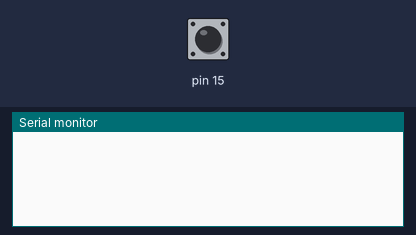
Recording of a sketch running on a simulated Arduino Uno, built with avr-gcc and run on an emulated ATmega328P. Shown: the last lines printed to the serial monitor. The inputs (shaded band) are chosen by the test bench; at power-on: pin 15 LOW.

Above: at 1.2 s.
1.3 s: pin 15 pulsed HIGH 2 times (0.12 s each, 0.3 s apart)
At 2.4 s:
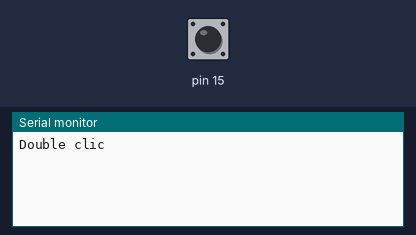
3.4 s: pin 15 pulsed HIGH 5 times (0.12 s each, 0.3 s apart)
At 6.2 s:
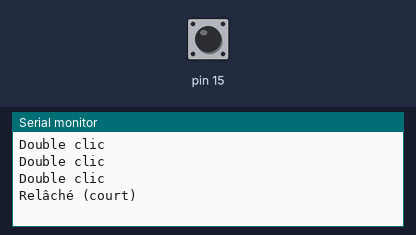

Measured:
- after the input at 1.3 s, the serial monitor: prints a new line after 0.47 s (image 1)
- after the input at 3.4 s, the serial monitor: prints a new line after 1.8 s (image 2)

The sketch:

TestTypeButton.ino
```cpp
#include <Arduino.h>
#include "MyButton.h"

const int GPIO_BUTTON_TO_USE = 15;
#define MYBUTTON_NO_CLICK 0
#define MYBUTTON_SHORT_CLICK 2
#define MYBUTTON_LONG_CLICK 3
#define MYBUTTON_DOUBLE_CLICK 4
#define DebounceDelay 50
#define LongPressDuration 1000
#define DoubleClickMaxDelay 400

MyButton button(GPIO_BUTTON_TO_USE, MYBUTTON_NO_CLICK);

void setup() {
  Serial.begin(9600);
  button.setButtonDebounceDelay(DebounceDelay);
  button.setButtonLongPressDuration(LongPressDuration);
  button.setButtonDoubleClickMaxDelay(DoubleClickMaxDelay);
}

void loop() {
  int action = button.checkMyButton();
  switch (action) {
    case MYBUTTON_SHORT_CLICK:
      Serial.println("Relâché (court)");
      break;
    case MYBUTTON_LONG_CLICK:
      Serial.println("Appui long ");
      break;
    case MYBUTTON_DOUBLE_CLICK:
      Serial.println("Double clic ");
      break;
  }
}
```
